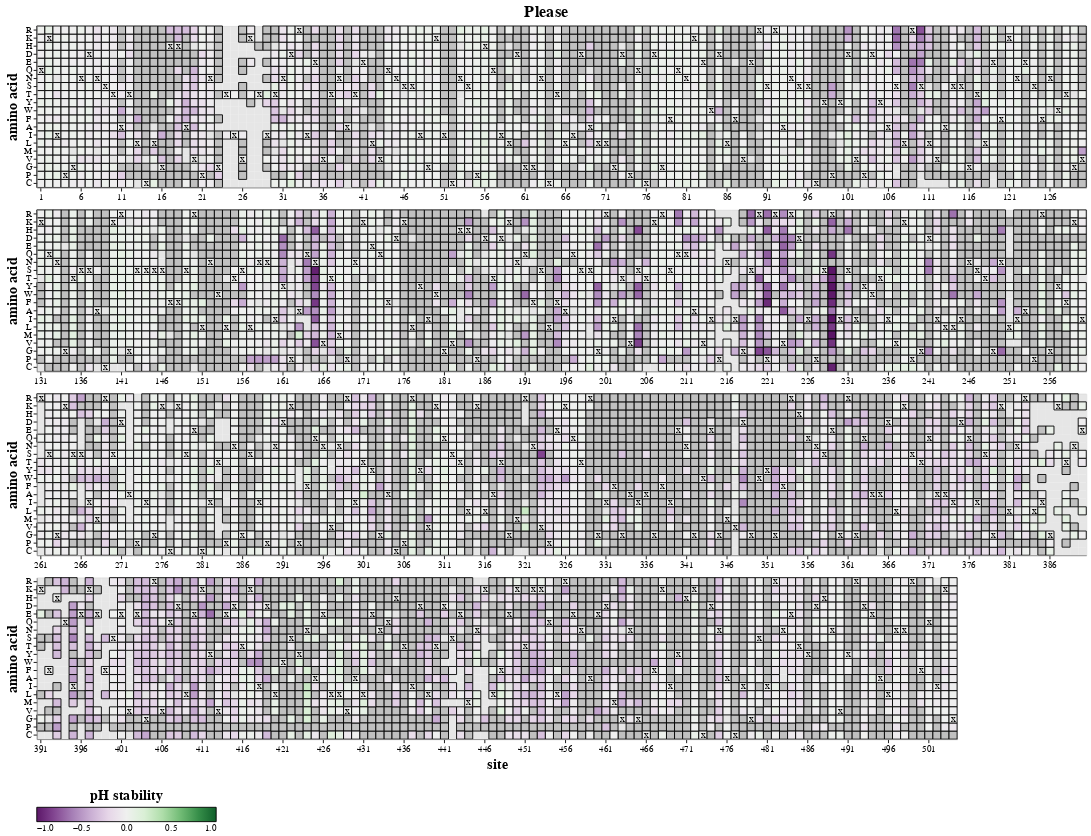

Source (notebook cell):
### Markdown cell above
## Make heatmap

### Code cell
unique_sites = sorted(data["site"].unique(), key=lambda x: int(x))
site_to_index = {site: i for i, site in enumerate(unique_sites)}
data["layout_index"] = data["site"].map(site_to_index)

heatmap_base = (
    alt.Chart(data)
    .encode(alt.Y("mutant", sort=alphabet, title="amino acid"))
    .properties(width=alt.Step(9), height=alt.Step(9))
)

heatmap_bg = heatmap_base.transform_impute(
    impute="_stat_dummy",
    key="mutant",
    keyvals=alphabet,
    groupby=["site"],
    value=None,
).mark_rect(color="#E0E0E0", opacity=0.8)

heatmap_wildtype = (
    heatmap_base
    .transform_filter(alt.datum["wildtype"] == alt.datum["mutant"])
    .mark_text(text="x", color="black")
)

heatmap_muts = (
    heatmap_base
    .encode(
        alt.Color(
            effect_col,
            scale=alt.Scale(
                scheme=color_scheme,
                domainMid=0,
                domainMin=fixed_min,
                domainMax=fixed_max,
                clamp=True,
            ),
        ),
        tooltip=["site", "mutant", "wildtype", alt.Tooltip(effect_col, format=".2f")],
    )
    .mark_rect(stroke="black", opacity=1, strokeOpacity=1)
)

if dark_gray_muts:
    heatmap_muts = heatmap_muts.transform_filter(
        alt.datum[dark_gray_muts["col"]] >= dark_gray_muts["cutoff"]
    )

    heatmap_dark_gray = (
        heatmap_base
        .transform_filter(alt.datum[dark_gray_muts["col"]] < dark_gray_muts["cutoff"])
        .transform_calculate(filtered="0")
        .mark_rect(stroke="black", opacity=1, strokeOpacity=1, color="silver")
    )

heatmap_rows = []
sequential_sites = sorted(data["layout_index"].unique())
for i in range(0, len(sequential_sites), sites_per_row):
    row_sites = sequential_sites[i: i + sites_per_row]
    last_row = row_sites[-1] == sequential_sites[-1]
    sequential_to_site = data.set_index("layout_index")["site"].to_dict()

    # label only some of the sites, every site_label_freq
    if site_label_freq == 1:
        to_label_values = list(sequential_to_site.values())
        labelAngle=270
    else:
        to_label_values = [
            sequential_to_site[i]
            for i in range(row_sites[0], row_sites[-1], site_label_freq)
        ]
        labelAngle=0
    
    if dark_gray_muts:
        row_charts = heatmap_bg + heatmap_dark_gray + heatmap_muts + heatmap_wildtype
    else:
        row_charts = heatmap_bg + heatmap_muts + heatmap_wildtype
    heatmap_rows.append(
        row_charts
        .encode(
            alt.X(
                "site:N",
                title="site" if last_row else None,
                sort=alt.SortField("sequential_site"),
                scale=alt.Scale(nice=False, zero=False),
                axis=alt.Axis(values=to_label_values, labelAngle=labelAngle)
            ),
        )
        .transform_filter(
            (alt.datum["layout_index"] >= min(row_sites))
            & (alt.datum["layout_index"] <= max(row_sites))
        )
    )

heatmap = (
    alt.vconcat(*heatmap_rows, spacing=6)
    .configure_axis(tickColor="black", tickSize=4, titleFontSize=16)
    .configure_legend(
        orient="bottom",
        gradientStrokeWidth=1,
        gradientStrokeColor="black",
        titleAnchor="middle",
        titleFontSize=16,
        titleLimit=200,
    )
    .properties(title=title)
    .configure_title(anchor="middle", fontSize=18)
)

print(f"Saving {chart_html=}")
heatmap.save(chart_html)

heatmap

### Figure 1 — Vega-Lite specification as saved in the notebook (floating-point values rounded to 4 significant figures; data arrays with more than 128 entries replaced by an {"elided": "..."} marker saying what was removed)
{"config": {"view": {"continuousWidth": 300, "continuousHeight": 300}, "axis": {"tickColor": "black", "tickSize": 4, "titleFontSize": 16}, "legend": {"gradientStrokeColor": "black", "gradientStrokeWidth": 1, "orient": "bottom", "titleAnchor": "middle", "titleFontSize": 16, "titleLimit": 200}, "title": {"anchor": "middle", "fontSize": 18}}, "vconcat": [{"layer": [{"mark": {"type": "rect", "color": "#E0E0E0", "opacity": 0.8}, "encoding": {"y": {"field": "mutant", "sort": ["R", "K", "H", "D", "E", "Q", "N", "S", "T", "Y", "W", "F", "A", "I", "L", "M", "V", "G", "P", "C"], "title": "amino acid", "type": "nominal"}}, "transform": [{"impute": "_stat_dummy", "key": "mutant", "groupby": ["site"], "keyvals": ["R", "K", "H", "D", "E", "Q", "N", "S", "T", "Y", "W", "F", "A", "I", "L", "M", "V", "G", "P", "C"], "value": null}]}, {"mark": {"type": "rect", "color": "silver", "opacity": 1, "stroke": "black", "strokeOpacity": 1}, "encoding": {"y": {"field": "mutant", "sort": ["R", "K", "H", "D", "E", "Q", "N", "S", "T", "Y", "W", "F", "A", "I", "L", "M", "V", "G", "P", "C"], "title": "amino acid", "type": "nominal"}}, "transform": [{"filter": "(datum['MDCKSIAT1 cell entry'] < -3)"}, {"calculate": "0", "as": "filtered"}]}, {"mark": {"type": "rect", "opacity": 1, "stroke": "black", "strokeOpacity": 1}, "encoding": {"color": {"field": "pH stability", "scale": {"clamp": true, "domainMax": 1, "domainMid": 0, "domainMin": -1, "scheme": "purplegreen"}, "type": "quantitative"}, "tooltip": [{"field": "site", "type": "nominal"}, {"field": "mutant", "type": "nominal"}, {"field": "wildtype", "type": "nominal"}, {"field": "pH stability", "format": ".2f", "type": "quantitative"}], "y": {"field": "mutant", "sort": ["R", "K", "H", "D", "E", "Q", "N", "S", "T", "Y", "W", "F", "A", "I", "L", "M", "V", "G", "P", "C"], "title": "amino acid", "type": "nominal"}}, "transform": [{"filter": "(datum['MDCKSIAT1 cell entry'] >= -3)"}]}, {"mark": {"type": "text", "color": "black", "text": "x"}, "encoding": {"y": {"field": "mutant", "sort": ["R", "K", "H", "D", "E", "Q", "N", "S", "T", "Y", "W", "F", "A", "I", "L", "M", "V", "G", "P", "C"], "title": "amino acid", "type": "nominal"}}, "transform": [{"filter": "(datum['wildtype'] === datum['mutant'])"}]}], "encoding": {"x": {"axis": {"labelAngle": 0, "values": ["1", "6", "11", "16", "21", "26", "31", "36", "41", "46", "51", "56", "61", "66", "71", "76", "81", "86", "91", "96", "101", "106", "111", "116", "121", "126"]}, "field": "site", "scale": {"nice": false, "zero": false}, "sort": {"field": "sequential_site"}, "title": null, "type": "nominal"}}, "height": {"step": 9}, "transform": [{"filter": "((datum['layout_index'] >= 0) && (datum['layout_index'] <= 129))"}], "width": {"step": 9}}, {"layer": [{"mark": {"type": "rect", "color": "#E0E0E0", "opacity": 0.8}, "encoding": {"y": {"field": "mutant", "sort": ["R", "K", "H", "D", "E", "Q", "N", "S", "T", "Y", "W", "F", "A", "I", "L", "M", "V", "G", "P", "C"], "title": "amino acid", "type": "nominal"}}, "transform": [{"impute": "_stat_dummy", "key": "mutant", "groupby": ["site"], "keyvals": ["R", "K", "H", "D", "E", "Q", "N", "S", "T", "Y", "W", "F", "A", "I", "L", "M", "V", "G", "P", "C"], "value": null}]}, {"mark": {"type": "rect", "color": "silver", "opacity": 1, "stroke": "black", "strokeOpacity": 1}, "encoding": {"y": {"field": "mutant", "sort": ["R", "K", "H", "D", "E", "Q", "N", "S", "T", "Y", "W", "F", "A", "I", "L", "M", "V", "G", "P", "C"], "title": "amino acid", "type": "nominal"}}, "transform": [{"filter": "(datum['MDCKSIAT1 cell entry'] < -3)"}, {"calculate": "0", "as": "filtered"}]}, {"mark": {"type": "rect", "opacity": 1, "stroke": "black", "strokeOpacity": 1}, "encoding": {"color": {"field": "pH stability", "scale": {"clamp": true, "domainMax": 1, "domainMid": 0, "domainMin": -1, "scheme": "purplegreen"}, "type": "quantitative"}, "tooltip": [{"field": "site", "type": "nominal"}, {"field": "mutant", "type": "nominal"}, {"field": "wildtype", "type": "nominal"}, {"field": "pH stability", "format": ".2f", "type": "quantitative"}], "y": {"field": "mutant", "sort": ["R", "K", "H", "D", "E", "Q", "N", "S", "T", "Y", "W", "F", "A", "I", "L", "M", "V", "G", "P", "C"], "title": "amino acid", "type": "nominal"}}, "transform": [{"filter": "(datum['MDCKSIAT1 cell entry'] >= -3)"}]}, {"mark": {"type": "text", "color": "black", "text": "x"}, "encoding": {"y": {"field": "mutant", "sort": ["R", "K", "H", "D", "E", "Q", "N", "S", "T", "Y", "W", "F", "A", "I", "L", "M", "V", "G", "P", "C"], "title": "amino acid", "type": "nominal"}}, "transform": [{"filter": "(datum['wildtype'] === datum['mutant'])"}]}], "encoding": {"x": {"axis": {"labelAngle": 0, "values": ["131", "136", "141", "146", "151", "156", "161", "166", "171", "176", "181", "186", "191", "196", "201", "206", "211", "216", "221", "226", "231", "236", "241", "246", "251", "256"]}, "field": "site", "scale": {"nice": false, "zero": false}, "sort": {"field": "sequential_site"}, "title": null, "type": "nominal"}}, "height": {"step": 9}, "transform": [{"filter": "((datum['layout_index'] >= 130) && (datum['layout_index'] <= 259))"}], "width": {"step": 9}}, {"layer": [{"mark": {"type": "rect", "color": "#E0E0E0", "opacity": 0.8}, "encoding": {"y": {"field": "mutant", "sort": ["R", "K", "H", "D", "E", "Q", "N", "S", "T", "Y", "W", "F", "A", "I", "L", "M", "V", "G", "P", "C"], "title": "amino acid", "type": "nominal"}}, "transform": [{"impute": "_stat_dummy", "key": "mutant", "groupby": ["site"], "keyvals": ["R", "K", "H", "D", "E", "Q", "N", "S", "T", "Y", "W", "F", "A", "I", "L", "M", "V", "G", "P", "C"], "value": null}]}, {"mark": {"type": "rect", "color": "silver", "opacity": 1, "stroke": "black", "strokeOpacity": 1}, "encoding": {"y": {"field": "mutant", "sort": ["R", "K", "H", "D", "E", "Q", "N", "S", "T", "Y", "W", "F", "A", "I", "L", "M", "V", "G", "P", "C"], "title": "amino acid", "type": "nominal"}}, "transform": [{"filter": "(datum['MDCKSIAT1 cell entry'] < -3)"}, {"calculate": "0", "as": "filtered"}]}, {"mark": {"type": "rect", "opacity": 1, "stroke": "black", "strokeOpacity": 1}, "encoding": {"color": {"field": "pH stability", "scale": {"clamp": true, "domainMax": 1, "domainMid": 0, "domainMin": -1, "scheme": "purplegreen"}, "type": "quantitative"}, "tooltip": [{"field": "site", "type": "nominal"}, {"field": "mutant", "type": "nominal"}, {"field": "wildtype", "type": "nominal"}, {"field": "pH stability", "format": ".2f", "type": "quantitative"}], "y": {"field": "mutant", "sort": ["R", "K", "H", "D", "E", "Q", "N", "S", "T", "Y", "W", "F", "A", "I", "L", "M", "V", "G", "P", "C"], "title": "amino acid", "type": "nominal"}}, "transform": [{"filter": "(datum['MDCKSIAT1 cell entry'] >= -3)"}]}, {"mark": {"type": "text", "color": "black", "text": "x"}, "encoding": {"y": {"field": "mutant", "sort": ["R", "K", "H", "D", "E", "Q", "N", "S", "T", "Y", "W", "F", "A", "I", "L", "M", "V", "G", "P", "C"], "title": "amino acid", "type": "nominal"}}, "transform": [{"filter": "(datum['wildtype'] === datum['mutant'])"}]}], "encoding": {"x": {"axis": {"labelAngle": 0, "values": ["261", "266", "271", "276", "281", "286", "291", "296", "301", "306", "311", "316", "321", "326", "331", "336", "341", "346", "351", "356", "361", "366", "371", "376", "381", "386"]}, "field": "site", "scale": {"nice": false, "zero": false}, "sort": {"field": "sequential_site"}, "title": null, "type": "nominal"}}, "height": {"step": 9}, "transform": [{"filter": "((datum['layout_index'] >= 260) && (datum['layout_index'] <= 389))"}], "width": {"step": 9}}, {"layer": [{"mark": {"type": "rect", "color": "#E0E0E0", "opacity": 0.8}, "encoding": {"y": {"field": "mutant", "sort": ["R", "K", "H", "D", "E", "Q", "N", "S", "T", "Y", "W", "F", "A", "I", "L", "M", "V", "G", "P", "C"], "title": "amino acid", "type": "nominal"}}, "transform": [{"impute": "_stat_dummy", "key": "mutant", "groupby": ["site"], "keyvals": ["R", "K", "H", "D", "E", "Q", "N", "S", "T", "Y", "W", "F", "A", "I", "L", "M", "V", "G", "P", "C"], "value": null}]}, {"mark": {"type": "rect", "color": "silver", "opacity": 1, "stroke": "black", "strokeOpacity": 1}, "encoding": {"y": {"field": "mutant", "sort": ["R", "K", "H", "D", "E", "Q", "N", "S", "T", "Y", "W", "F", "A", "I", "L", "M", "V", "G", "P", "C"], "title": "amino acid", "type": "nominal"}}, "transform": [{"filter": "(datum['MDCKSIAT1 cell entry'] < -3)"}, {"calculate": "0", "as": "filtered"}]}, {"mark": {"type": "rect", "opacity": 1, "stroke": "black", "strokeOpacity": 1}, "encoding": {"color": {"field": "pH stability", "scale": {"clamp": true, "domainMax": 1, "domainMid": 0, "domainMin": -1, "scheme": "purplegreen"}, "type": "quantitative"}, "tooltip": [{"field": "site", "type": "nominal"}, {"field": "mutant", "type": "nominal"}, {"field": "wildtype", "type": "nominal"}, {"field": "pH stability", "format": ".2f", "type": "quantitative"}], "y": {"field": "mutant", "sort": ["R", "K", "H", "D", "E", "Q", "N", "S", "T", "Y", "W", "F", "A", "I", "L", "M", "V", "G", "P", "C"], "title": "amino acid", "type": "nominal"}}, "transform": [{"filter": "(datum['MDCKSIAT1 cell entry'] >= -3)"}]}, {"mark": {"type": "text", "color": "black", "text": "x"}, "encoding": {"y": {"field": "mutant", "sort": ["R", "K", "H", "D", "E", "Q", "N", "S", "T", "Y", "W", "F", "A", "I", "L", "M", "V", "G", "P", "C"], "title": "amino acid", "type": "nominal"}}, "transform": [{"filter": "(datum['wildtype'] === datum['mutant'])"}]}], "encoding": {"x": {"axis": {"labelAngle": 0, "values": ["391", "396", "401", "406", "411", "416", "421", "426", "431", "436", "441", "446", "451", "456", "461", "466", "471", "476", "481", "486", "491", "496", "501"]}, "field": "site", "scale": {"nice": false, "zero": false}, "sort": {"field": "sequential_site"}, "title": "site", "type": "nominal"}}, "height": {"step": 9}, "transform": [{"filter": "((datum['layout_index'] >= 390) && (datum['layout_index'] <= 503))"}], "width": {"step": 9}}], "data": {"name": "data-283124f43f0a85f825b47192e50ff05c"}, "spacing": 6, "title": "Please", "$schema": "https://vega.github.io/schema/vega-lite/v5.16.3.json", "datasets": {"data-283124f43f0a85f825b47192e50ff05c": {"elided": "9742 records"}}}
